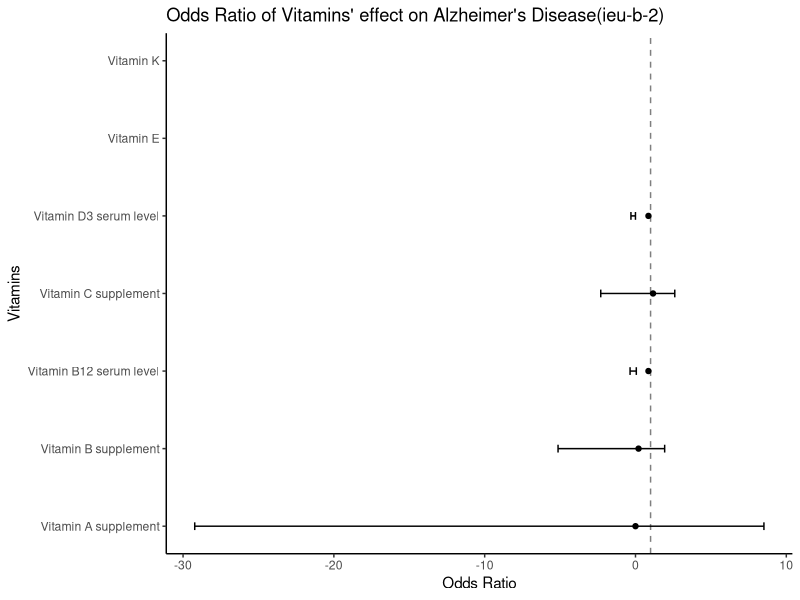
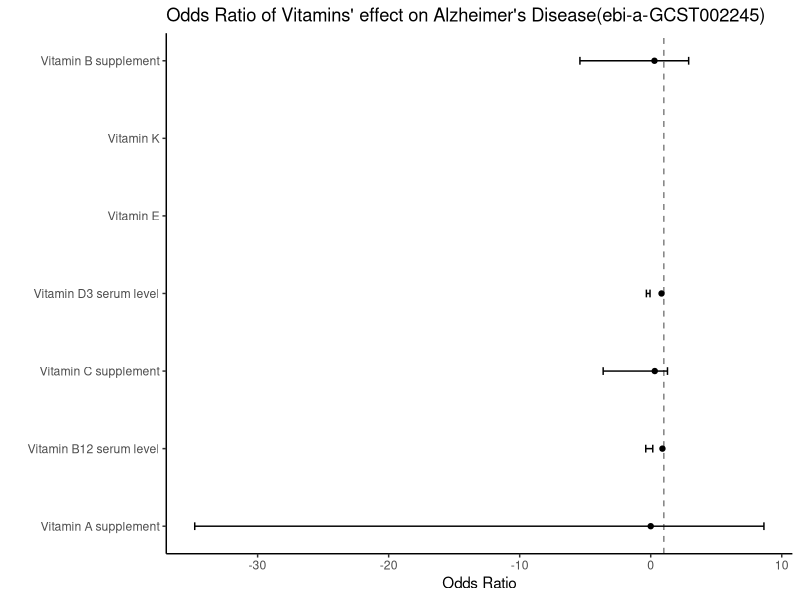

Recreate these plots in R, in order.
## ---- chunk 1
library(ggplot2)

vitamin_mr_results_ad <- read.csv("Vitamin_MR_Results.csv")
head(vitamin_mr_results_ad)

#Generate forest plot for ieu-b-2
ggplot(data=vitamin_mr_results_ad, aes(y=index, x=or, xmin=lower_ci, xmax=upper_ci)) +
  geom_point() + 
  geom_errorbarh(height=.1) +
  scale_y_continuous(breaks=1:nrow(vitamin_mr_results_ad), labels=vitamin_mr_results_ad$Exposure) +
  labs(title="Odds Ratio of Vitamins' effect on Alzheimer's Disease(ieu-b-2)", x='Odds Ratio', y = 'Vitamins') +
  geom_vline(xintercept=1, color='black', linetype='dashed', alpha=.5) +
  theme_classic()

#Generate forest plot for ebi-a-GCST002245
vitamin_mr_results_late <- read.csv("MR_Vitamins_Result_Late_Onset.csv")
head(vitamin_mr_results_late)

ggplot(data=vitamin_mr_results_late, aes(y=index, x=or, xmin=lower_ci, xmax=upper_ci)) +
  geom_point() + 
  geom_errorbarh(height=.1) +
  scale_y_continuous(name = "", breaks=1:nrow(vitamin_mr_results_late), labels=vitamin_mr_results_late$Exposure)+
  labs(title="Odds Ratio of Vitamins' effect on Alzheimer's Disease(ebi-a-GCST002245)", x='Odds Ratio', y = 'Vitamins') +
  geom_vline(xintercept=1, color='black', linetype='dashed', alpha=.5) +
  theme_classic()

